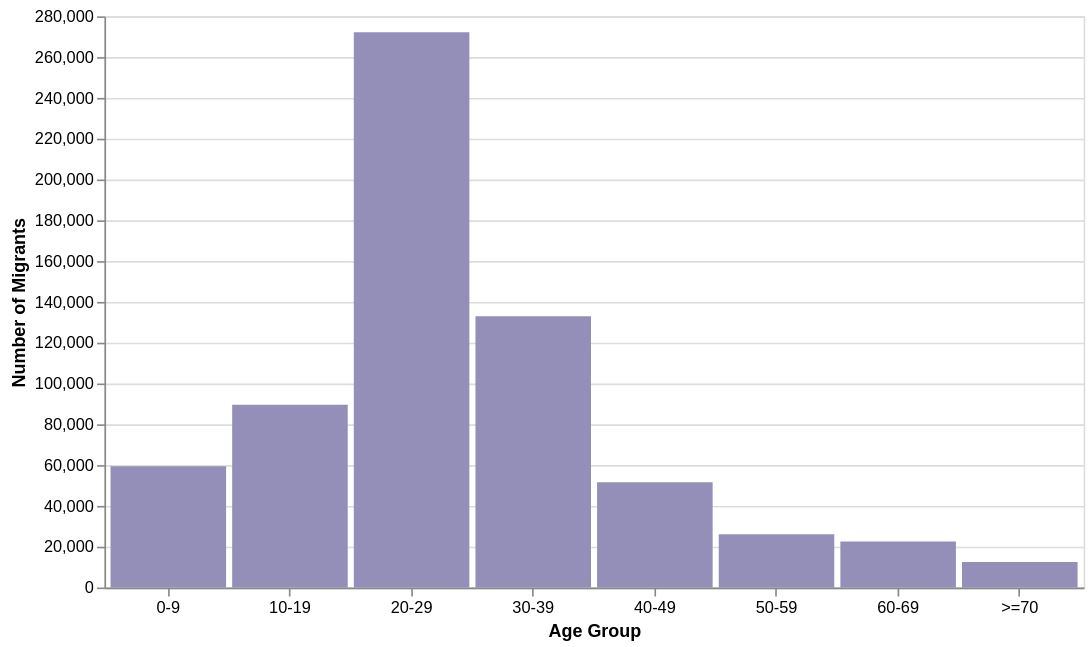

The Vega-Lite source for this figure:
### Vega-Lite specification from a JSON file in a GitHub repository (floating-point values rounded to 4 significant figures)
{"$schema": "https://vega.github.io/schema/vega-lite/v6.json", "width": 600, "height": 350, "data": {"values": [{"category": "0-9", "amount": 59390}, {"category": "10-19", "amount": 89610}, {"category": "20-29", "amount": 272180}, {"category": "30-39", "amount": 132930}, {"category": "40-49", "amount": 51580}, {"category": "50-59", "amount": 26090}, {"category": "60-69", "amount": 22560}, {"category": ">=70", "amount": 12480}]}, "params": [{"name": "highlight", "select": {"type": "point", "fields": ["category"], "on": "pointerover", "clear": "pointerout"}}], "mark": {"type": "bar"}, "encoding": {"x": {"field": "category", "type": "nominal", "axis": {"title": "Age Group", "labelAngle": 0}}, "y": {"field": "amount", "type": "quantitative", "axis": {"title": "Number of Migrants"}}, "color": {"condition": {"param": "highlight", "value": "#938FB8"}, "value": "grey"}, "tooltip": [{"field": "category", "type": "nominal", "title": "Age Group"}, {"field": "amount", "type": "quantitative", "title": "No. of migrants", "format": ","}]}, "config": {"bar": {"binSpacing": 0}, "scale": {"bandPaddingInner": 0.05, "bandPaddingOuter": 0.05}}}
